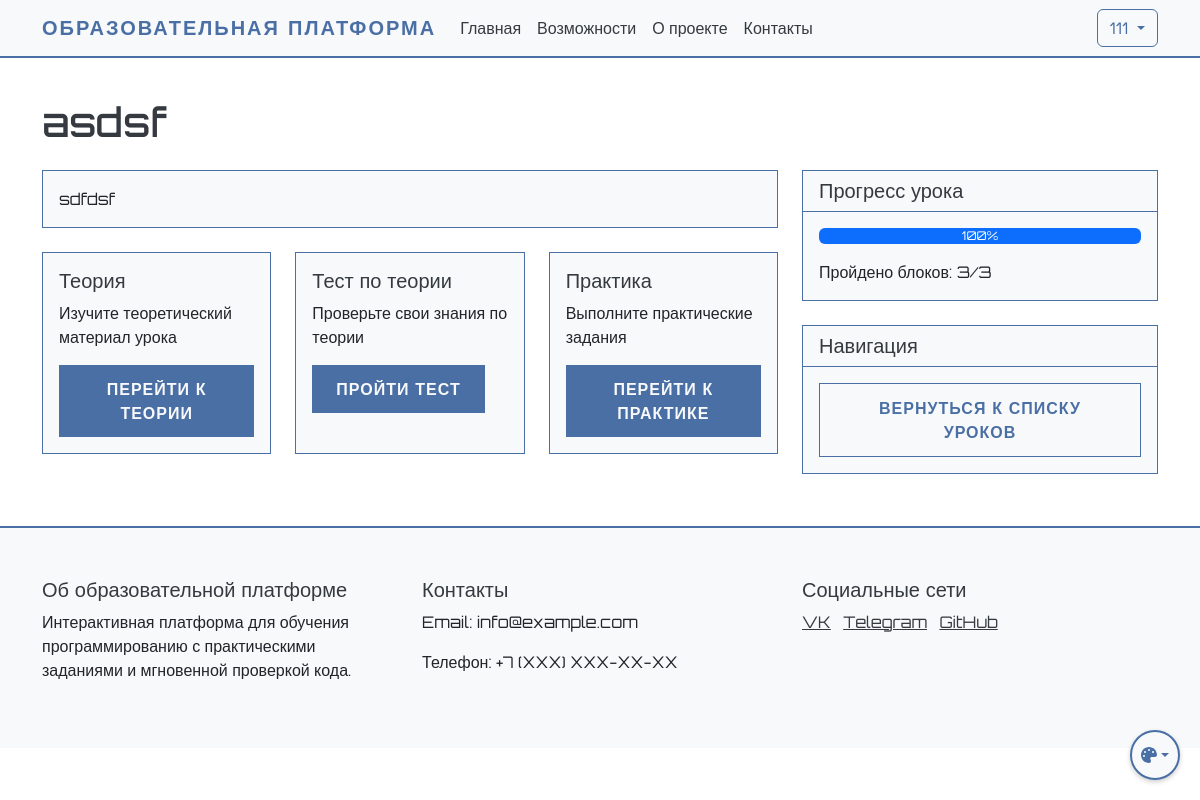
/student/lesson/1 (signed in), run on the app's committed database.
### app.py (models this page shows, shortened)
class User(UserMixin, db.Model):
    id = db.Column(db.Integer, primary_key=True)
    name = db.Column(db.String(100), nullable=False)
    username = db.Column(db.String(80), unique=True, nullable=False)
    email = db.Column(db.String(120), unique=True, nullable=False)
    password_hash = db.Column(db.String(128))
    is_admin = db.Column(db.Boolean, default=False)
    created_at = db.Column(db.DateTime, default=db.func.now())
    last_login = db.Column(db.DateTime)
    is_active = db.Column(db.Boolean, default=True)
    progress = db.relationship('UserProgress', backref='user', lazy=True)
    ratings = db.relationship('UserRating', backref='user', lazy=True)
    chat_messages = db.relationship('ChatMessage', backref='user', lazy=True)

class Lesson(db.Model):
    id = db.Column(db.Integer, primary_key=True)
    order_number = db.Column(db.Integer, unique=True, nullable=False)
    title = db.Column(db.String(200), nullable=False)
    description = db.Column(db.Text)
    is_active = db.Column(db.Boolean, default=True)
    created_at = db.Column(db.DateTime, default=db.func.now())
    theory_content = db.Column(db.Text)
    theory_test = db.relationship('TheoryTest', backref='lesson', uselist=False)
    practice_tasks = db.relationship('PracticeTask', backref='lesson', lazy=True)
    required_lesson_id = db.Column(db.Integer, db.ForeignKey('lesson.id'), nullable=True)
    required_lesson = db.relationship('Lesson', remote_side=[id], backref='next_lessons')

### app.py (the view, shortened to what this page needs)
@app.route('/student/lesson/<int:lesson_id>')
@login_required
def view_student_lesson(lesson_id):
    lesson = Lesson.query.get_or_404(lesson_id)
    if not lesson.is_active:
        flash('Этот урок не доступен')
        return redirect(url_for('student_dashboard'))
    if lesson.order_number == 1:
        pass
    progress = UserProgress.query.filter_by(
        user_id=current_user.id,
        lesson_id=lesson_id
    ).first()
    test = TheoryTest.query.filter_by(lesson_id=lesson_id, is_active=True).first()
    test_result = None
    if test:
        test_results = TestResult.query.filter_by(
            user_id=current_user.id,
            test_id=test.id
        ).order_by(TestResult.created_at.desc()).all()
        test_result = next((result for result in test_results if result.is_passed), None)
    practice_available = test_result is not None
    if practice_available and not progress.practice_completed:
        progress.practice_completed = True
        db.session.commit()
    total_blocks = 3  # теория, тест, практика
    completed_blocks = 0
    if progress.theory_completed:
        completed_blocks += 1
    if progress.test_completed:
        completed_blocks += 1
    if progress.practice_completed:
        completed_blocks += 1
    progress_percentage = int((completed_blocks / total_blocks * 100))
    return render_template('student/lesson.html',
                         lesson=lesson,
                         progress=progress,
                         progress_percentage=progress_percentage,
                         completed_blocks=completed_blocks,
                         total_blocks=total_blocks,
                         practice_available=practice_available)

### app.py (called while the page is built)
@login_manager.user_loader
def load_user(user_id):
    return User.query.get(int(user_id))

### templates/student/lesson.html (shortened to what this page needs)
{% extends "base.html" %}
{% block content %}
<div class="container mt-4">
    <h1 class="mb-4">{{ lesson.title }}</h1>
    <div class="row">
        <div class="col-md-8">
            <div class="card mb-4">
                <div class="card-body">
                    <p class="card-text">{{ lesson.description }}</p>
                </div>
            </div>
            <div class="row">
                <div class="col-md-4 mb-4">
                    <div class="card h-100">
                        <div class="card-body">
                            <h5 class="card-title">Теория</h5>
                            <p class="card-text">Изучите теоретический материал урока</p>
                            <a href="{{ url_for('view_lesson_theory', lesson_id=lesson.id) }}" class="btn btn-primary">
                                Перейти к теории
                            </a>
                        </div>
                    </div>
                </div>
                <div class="col-md-4 mb-4">
                    <div class="card h-100">
                        <div class="card-body">
                            <h5 class="card-title">Тест по теории</h5>
                            <p class="card-text">Проверьте свои знания по теории</p>
                            {% if lesson.theory_test %}
                                <a href="{{ url_for('take_test', lesson_id=lesson.id) }}" class="btn btn-primary">
                                    Пройти тест
                                </a>
                            {% else %}
                                <button class="btn btn-secondary" disabled>
                                    Тест не доступен
                                </button>
                            {% endif %}
                        </div>
                    </div>
                </div>
                <div class="col-md-4 mb-4">
                    <div class="card h-100">
                        <div class="card-body">
                            <h5 class="card-title">Практика</h5>
                            <p class="card-text">Выполните практические задания</p>
                            {% if practice_available %}
                                <a href="{{ url_for('view_lesson_practice', lesson_id=lesson.id) }}" class="btn btn-primary">
                                    Перейти к практике
                                </a>
                            {% else %}
                                <button class="btn btn-secondary" disabled>
                                    Сначала пройдите тест
                                </button>
                            {% endif %}
                        </div>
                    </div>
                </div>
            </div>
        </div>
        <div class="col-md-4">
            <div class="card">
                <div class="card-header">
                    <h5 class="mb-0">Прогресс урока</h5>
                </div>
                <div class="card-body">
                    <div class="progress mb-3">
                        <div class="progress-bar" role="progressbar" style="width: {{ progress_percentage }}%">
                            {{ progress_percentage }}%
                        </div>
                    </div>
                    <p class="mb-0">Пройдено блоков: {{ completed_blocks }}/{{ total_blocks }}</p>
                </div>
            </div>
            <div class="card mt-4">
                <div class="card-header">
                    <h5 class="mb-0">Навигация</h5>
                </div>
                <div class="card-body">
                    <a href="{{ url_for('student_dashboard') }}" class="btn btn-secondary">
                        Вернуться к списку уроков
                    </a>
                </div>
            </div>
        </div>
    </div>
</div>
{% endblock %}

### templates/base.html (shortened to what this page needs)
<!DOCTYPE html>
<html lang="ru">
<head>
    <link href="https://cdn.jsdelivr.net/npm/bootstrap@5.3.0/dist/css/bootstrap.min.css" rel="stylesheet">
    <link href="{{ url_for('static', filename='css/cyberpunk.css') }}" rel="stylesheet">
</head>
<body data-theme="neutral">
    <nav class="navbar navbar-expand-lg navbar-dark">
        <div class="container">
            <a class="navbar-brand" href="{{ url_for('index') }}">Образовательная платформа</a>
            <div class="collapse navbar-collapse" id="navbarNav">
                <ul class="navbar-nav me-auto">
                    <li class="nav-item">
                        <a class="nav-link" href="{{ url_for('index') }}">Главная</a>
                    </li>
                    <li class="nav-item">
                        <a class="nav-link" href="#features">Возможности</a>
                    </li>
                    <li class="nav-item">
                        <a class="nav-link" href="#about">О проекте</a>
                    </li>
                    <li class="nav-item">
                        <a class="nav-link" href="#contact">Контакты</a>
                    </li>
                </ul>
                <div class="d-flex">
                    {% if current_user.is_authenticated %}
                        <div class="dropdown">
                            <button class="btn btn-outline-light dropdown-toggle" type="button" id="userMenu" data-bs-toggle="dropdown">
                                {{ current_user.username }}
                            </button>
                        </div>
                    {% else %}
                        <a href="{{ url_for('login') }}" class="btn btn-outline-light me-2">Войти</a>
                    {% endif %}
                </div>
            </div>
        </div>
    </nav>
    {% block content %}{% endblock %}
    <footer class="footer mt-5">
        <div class="container">
            <div class="row">
                <div class="col-md-4">
                    <h5>Об образовательной платформе</h5>
                    <p>Интерактивная платформа для обучения программированию с практическими заданиями и мгновенной проверкой кода.</p>
                </div>
                <div class="col-md-4">
                    <h5>Контакты</h5>
                    <p>Email: info@example.com</p>
                    <p>Телефон: +7 (XXX) XXX-XX-XX</p>
                </div>
                <div class="col-md-4">
                    <h5>Социальные сети</h5>
                    <a href="#" class="text-white me-2">VK</a>
                    <a href="#" class="text-white me-2">Telegram</a>
                    <a href="#" class="text-white">GitHub</a>
                </div>
            </div>
        </div>
    </footer>
    <div class="theme-switch">
        <button class="btn dropdown-toggle" type="button" id="themeDropdown" data-bs-toggle="dropdown" aria-expanded="false">
            <i class="fas fa-palette"></i>
        </button>
    </div>
</body>
</html>

### static/css/cyberpunk.css (style rules this page uses)
:root[data-theme="neutral"] { --cyber-primary: #4a6fa5; --cyber-secondary: #6c757d; --cyber-dark: #f8f9fa; --cyber-bg: #ffffff; --cyber-text: #212529; --cyber-text-light: #343a40; --cyber-text-muted: #6c757d; --cyber-card-bg: #f8f9fa; --cyber-text-dark: #212529; --cyber-info: #17a2b8; }
:root { transition: background-color 0.5s ease, color 0.5s ease, border-color 0.5s ease; }
body { font-family: 'Orbitron', sans-serif; background-color: var(--cyber-bg); color: var(--cyber-text); min-height: 100vh; display: flex; flex-direction: column; transition: background-color 0.5s ease, color 0.5s ease; }
.navbar { background-color: var(--cyber-dark) !important; border-bottom: 2px solid var(--cyber-primary); transition: background-color 0.5s ease, color 0.5s ease, border-color 0.5s ease; }
.navbar-brand { color: var(--cyber-primary) !important; font-weight: 700; text-transform: uppercase; letter-spacing: 2px; }
.nav-link { color: var(--cyber-text-light) !important; transition: all 0.3s ease; }
.btn-outline-light { border-color: var(--cyber-primary); color: var(--cyber-primary); transition: all 0.3s ease; }
.footer { background-color: var(--cyber-dark); border-top: 2px solid var(--cyber-primary); color: var(--cyber-text-light); padding: 50px 0; transition: background-color 0.5s ease, color 0.5s ease, border-color 0.5s ease; }
.text-white { color: var(--cyber-text-light) !important; }
h1, h2, h3, h4, h5, h6 { color: var(--cyber-text-light); }
p { color: var(--cyber-text); }
.card { background-color: var(--cyber-card-bg); border: 1px solid var(--cyber-primary); color: var(--cyber-text-light); transition: background-color 0.5s ease, color 0.5s ease, border-color 0.5s ease; }
.card-header { background-color: rgba(0, 255, 157, 0.1); border-bottom: 1px solid var(--cyber-primary); color: var(--cyber-text-light); }
.card-body { background-color: var(--cyber-card-bg); color: var(--cyber-text-light); }
.btn-outline-light { animation: cyberGlow 2s infinite; }
.btn-primary { background-color: var(--cyber-primary); border: none; color: var(--cyber-dark); padding: 0.75rem 1.5rem; border-radius: 0; font-weight: 600; letter-spacing: 1px; text-transform: uppercase; transition: all 0.3s ease; }
.btn-secondary { background-color: transparent; border: 1px solid var(--cyber-primary); color: var(--cyber-primary); padding: 0.75rem 1.5rem; border-radius: 0; font-weight: 600; letter-spacing: 1px; text-transform: uppercase; transition: all 0.3s ease; }
.card { background-color: var(--cyber-card-bg); border: 1px solid var(--cyber-primary); border-radius: 0; }
.card-header { background-color: var(--cyber-card-bg); border-bottom: 1px solid var(--cyber-primary); color: var(--cyber-text-light); }
.card-body { color: var(--cyber-text-light); }
.theme-switch { position: fixed; bottom: 20px; right: 20px; z-index: 1000; }
.theme-switch .btn { width: 40px; height: 40px; border-radius: 50%; padding: 0; display: flex; align-items: center; justify-content: center; box-shadow: 0 2px 5px rgba(0,0,0,0.2); }

### data on the page
User: username "111"
Lesson: title "asdsf", description "sdfdsf"

### other printed values
{{ progress_percentage }} "100"
{{ completed_blocks }} "3"
{{ total_blocks }} "3"
